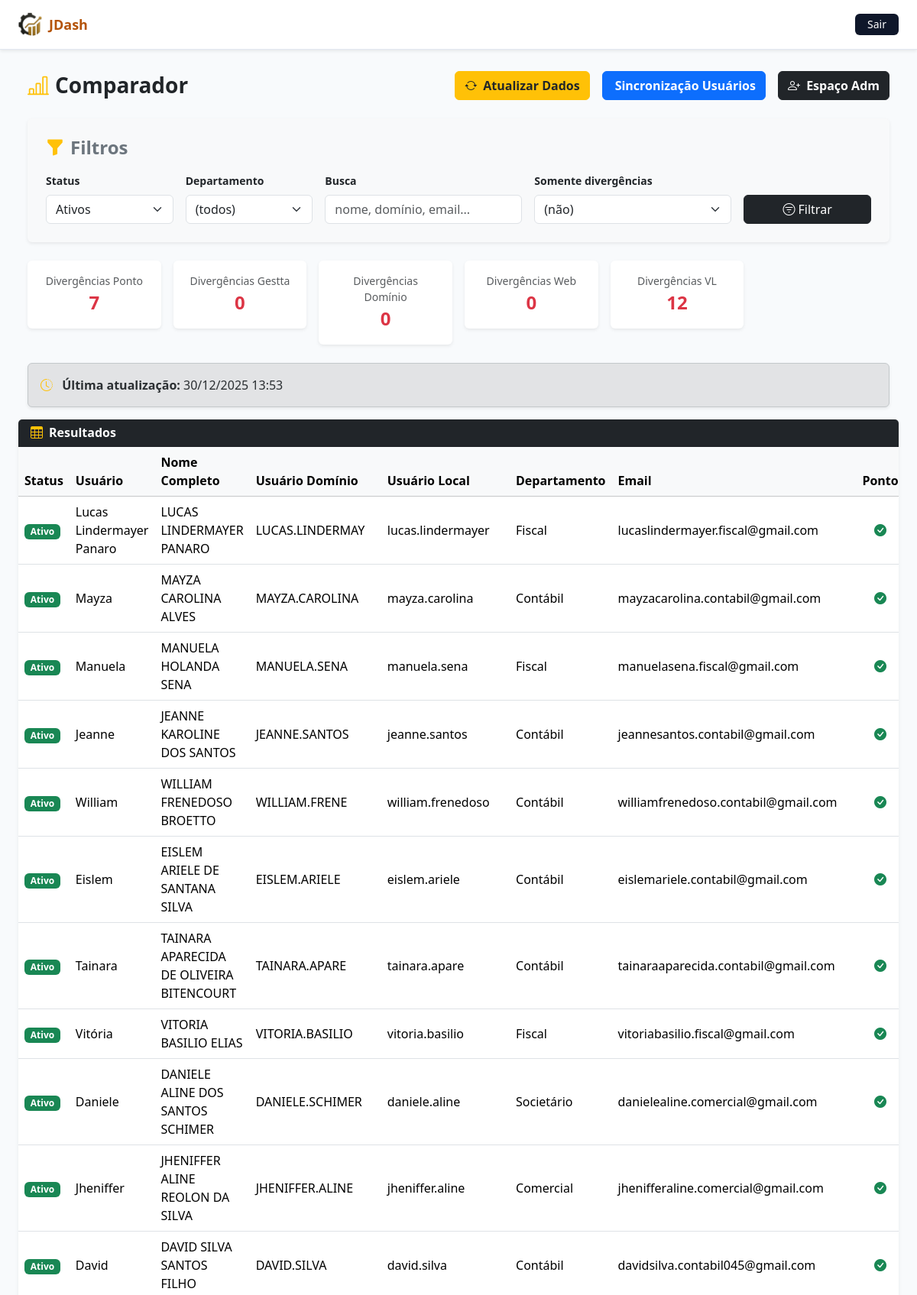
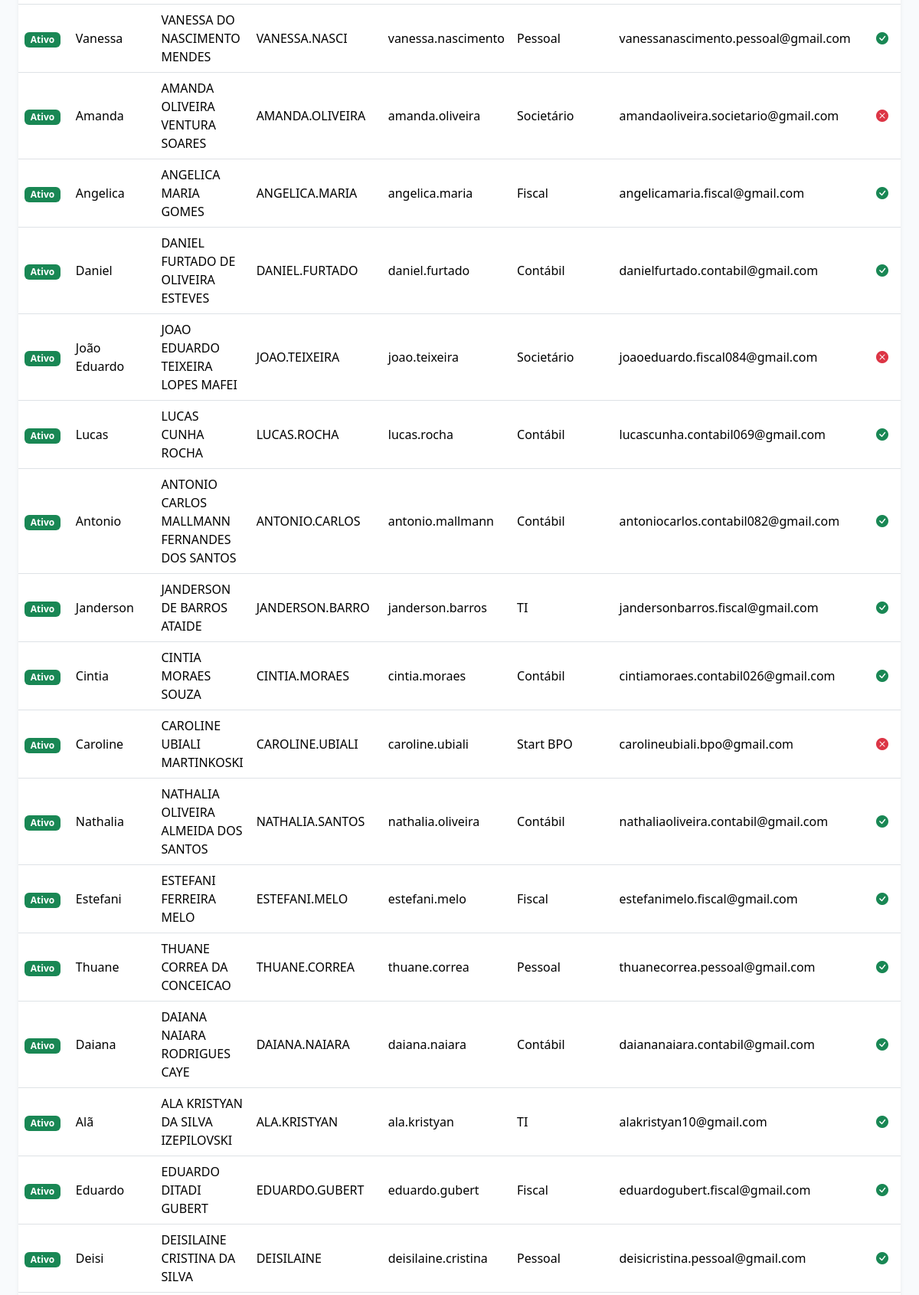
The app's page / (signed in, upper part) with its own data (2 pictures, top to bottom).
### core/models.py (models this page shows, shortened)
class TimeStampedModel(models.Model):
    created_at = models.DateTimeField(auto_now_add=True)
    updated_at = models.DateTimeField(auto_now=True)
    class Meta:
        abstract = True

class SyncRun(TimeStampedModel):
    STATUS_CHOICES = (
        ("running", "running"),
        ("success", "success"),
        ("error", "error"),
    )
    status = models.CharField(max_length=20, choices=STATUS_CHOICES, default="running")
    mensagem = models.TextField(blank=True, default="")

class BitrixUser(TimeStampedModel):
    status = models.CharField(max_length=30, null=True, blank=True)
    nome_user = models.CharField(max_length=255, null=True, blank=True)
    nome_completo = models.CharField(max_length=255, null=True, blank=True)
    user_dominio = models.CharField(max_length=255, null=True, blank=True)
    user_local = models.CharField(max_length=255, null=True, blank=True)
    departamento_principal = models.CharField(max_length=255, null=True, blank=True)
    email = models.CharField(max_length=255, null=True, blank=True)
    fonte_raw = models.JSONField(default=dict, blank=True)
    class Meta:
        indexes = [
            models.Index(fields=["nome_user"]),
            models.Index(fields=["nome_completo"]),
            models.Index(fields=["user_dominio"]),
            models.Index(fields=["user_local"]),
            models.Index(fields=["email"]),
        ]

### core/views.py (the view, shortened to what this page needs)
# urls.py: path("", login_required(views.dashboard), name="dashboard"),
@login_required
def dashboard(request):
    status = request.GET.get("status", "Ativo")  # padrão Ativo
    dept = request.GET.get("departamento") or ""
    q = request.GET.get("q") or ""
    divergencias = request.GET.get("div")  # "ponto|gestta|dominio|web|visao" opcional
    users = BitrixUser.objects.all()
    if status in ("Ativo", "Inativo"):
        users = users.filter(status=status)
    if dept:
        users = users.filter(departamento_principal=dept)
    rows = []
    total = users.count()
    for u in users:
        v = _validacoes(u)
        if divergencias:
            chave = divergencias.lower()
            if chave in v and v[chave][0] is True:
                continue
        rows.append((u, v))
    departamentos = (
        BitrixUser.objects.exclude(departamento_principal__isnull=True)
        .exclude(departamento_principal__exact="")
        .values_list("departamento_principal", flat=True)
        .distinct()
        .order_by("departamento_principal")
    )
    cont = {"ponto":0,"gestta":0,"dominio":0,"web":0,"visao":0}
    for u in BitrixUser.objects.filter(status="Ativo"):
        v = _validacoes(u)
        for k in cont.keys():
            if not v[k][0]:
                cont[k]+=1
    context = {
        "rows": rows,
        "total": total,
        "status_sel": status,
        "dept_sel": dept,
        "q": q,
        "departamentos": departamentos,
        "div_sel": divergencias or "",
        "sync_last": SyncRun.objects.order_by("-created_at").first(),
        "cont_div": cont,
        "fontes": ["ponto", "gestta", "dominio", "web", "visao"],  # para exibição dinâmica
    }
    return render(request, "core/dashboard.html", context)

### core/templatetags/dictutils.py (called while the page is built)
@register.filter
def dictget(d, key):
    return d.get(key)

### core/views.py (called while the page is built)
def _bitrix_email(u: BitrixUser) -> str|None:
    return (u.email or None)

### core/templates/core/dashboard.html (shortened to what this page needs)
{% extends "core/base.html" %}
{% load dictutils %}
{% block content %}
{% load static %}
<link href="https://cdn.jsdelivr.net/npm/bootstrap@5.3.2/dist/css/bootstrap.min.css" rel="stylesheet">
<link href="https://cdn.jsdelivr.net/npm/bootstrap-icons@1.11.3/font/bootstrap-icons.css" rel="stylesheet">
<div class="container-fluid mt-1 animate__animated animate__fadeIn">
  {% if user.is_staff or user.is_superuser %}
  <div class="d-flex justify-content-between align-items-center mb-4">
    <h3 class="fw-bold text-dark mb-0"><i class="bi bi-bar-chart-line text-warning me-2"></i>Comparador</h3>
    <div class="d-flex gap-3">
      <a href="{% url 'core:sync_manual' %}" class="btn btn-warning text-dark fw-semibold">
        <i class="bi bi-arrow-repeat me-1"></i> Atualizar Dados
      </a>
      <a href="{% url 'sincronizacao_user:index' %}" class="btn btn-primary fw-semibold">
         Sincronização Usuários
      <a href="{% url 'admin:index' %}" class="btn btn-dark fw-semibold">
        <i class="bi bi-person-plus me-1"></i> Espaço Adm
      </a>
    </div>
  </div>
  {% else %}
  <h3 class="fw-bold text-dark mb-4"><i class="bi bi-bar-chart-line text-warning me-2"></i>Comparador de Sistemas</h3>
  {% endif %}
  <div class="card shadow-sm border-0 p-4 mb-4 bg-light">
    <h4 class="fw-bold text-secondary mb-3"><i class="bi bi-funnel-fill text-warning me-2"></i>Filtros</h4>
    <form class="row g-3 align-items-end">
      <div class="col-md-2">
        <label class="form-label small fw-semibold">Status</label>
        <select name="status" class="form-select">
          <option value="Ativo" {% if status_sel == 'Ativo' %}selected{% endif %}>Ativos</option>
        </select>
      </div>
      <div class="col-md-2">
        <label class="form-label small fw-semibold">Departamento</label>
        <select name="departamento" class="form-select">
          <option value="">(todos)</option>
        </select>
      </div>
      <div class="col-md-3">
        <label class="form-label small fw-semibold">Busca</label>
        <input name="q" value="{{ q }}" class="form-control" placeholder="nome, domínio, email...">
      </div>
      <div class="col-md-3">
        <label class="form-label small fw-semibold">Somente divergências</label>
        <select name="div" class="form-select">
          <option value="">(não)</option>
        </select>
      </div>
      <div class="col-md-2 d-grid">
        <button class="btn btn-dark"><i class="bi bi-filter-circle me-1"></i>Filtrar</button>
      </div>
    </form>
  </div>
  <div class="row g-3 mb-4">
    <div class="col-12 col-sm-6 col-md-4 col-lg-2">
      <div class="card card-hover border-0 shadow-sm p-3 text-center">
        <div class="text-muted small">Divergências Ponto</div>
        <div class="fs-4 fw-bold text-danger">{{ cont_div.ponto }}</div>
      </div>
    </div>
    <div class="col-12 col-sm-6 col-md-4 col-lg-2">
      <div class="card card-hover border-0 shadow-sm p-3 text-center">
        <div class="text-muted small">Divergências Gestta</div>
        <div class="fs-4 fw-bold text-danger">{{ cont_div.gestta }}</div>
      </div>
    </div>
    <div class="col-12 col-sm-6 col-md-4 col-lg-2">
      <div class="card card-hover border-0 shadow-sm p-3 text-center">
        <div class="text-muted small">Divergências Domínio</div>
        <div class="fs-4 fw-bold text-danger">{{ cont_div.dominio }}</div>
      </div>
    </div>
    <div class="col-12 col-sm-6 col-md-4 col-lg-2">
      <div class="card card-hover border-0 shadow-sm p-3 text-center">
        <div class="text-muted small">Divergências Web</div>
        <div class="fs-4 fw-bold text-danger">{{ cont_div.web }}</div>
      </div>
    </div>
    <div class="col-12 col-sm-6 col-md-4 col-lg-2">
      <div class="card card-hover border-0 shadow-sm p-3 text-center">
        <div class="text-muted small">Divergências VL</div>
        <div class="fs-4 fw-bold text-danger">{{ cont_div.visao }}</div>
      </div>
    </div>
  </div>
    {% if sync_last %}
    <div class="col-12">
      <div class="alert alert-secondary mt-2 shadow-sm">
        <i class="bi bi-clock-history me-2 text-warning"></i>
        <strong>Última atualização:</strong>
        {{ sync_last.created_at|date:"d/m/Y H:i" }}
      </div>
    </div>
    {% endif %}
  </div>
  <div class="card border-0 shadow-sm">
    <div class="card-header bg-dark text-white d-flex justify-content-between align-items-center">
      <h6 class="mb-0 fw-semibold"><i class="bi bi-table me-2 text-warning"></i>Resultados</h6>
    </div>
    <div class="table-responsive">
      <table class="table table-hover align-middle mb-0">
        <thead class="table-light">
          <tr>
            <th>Status</th>
            <th>Usuário</th>
            <th>Nome Completo</th>
            <th>Usuário Domínio</th>
            <th>Usuário Local</th>
            <th>Departamento</th>
            <th>Email</th>
            <th class="text-center">Ponto</th>
          </tr>
        </thead>
        <tbody>
          {% for u, v in rows %}
          <tr>
            <td>
              {% if u.status == 'Ativo' %}
                <span class="badge bg-success">Ativo</span>
              {% elif u.status == 'Inativo' %}
                <span class="badge bg-danger">Inativo</span>
              {% else %}
                <span class="badge bg-secondary">—</span>
              {% endif %}
            </td>
            <td>{{ u.nome_user }}</td>
            <td>{{ u.nome_completo }}</td>
            <td>{{ u.user_dominio }}</td>
            <td>{{ u.user_local }}</td>
            <td>{{ u.departamento_principal }}</td>
            <td>{{ u.email }}</td>
            {% for fonte in fontes %}
              {% with ok=v|dictget:fonte %}
                {% if ok.0 %}
                  <td class="text-center"><i class="bi bi-check-circle-fill text-success pulse-green"></i></td>
                {% else %}
                  <td class="text-center"><i class="bi bi-x-circle-fill text-danger pulse-red" title="{{ ok.1 }}"></i></td>
                {% endif %}
              {% endwith %}
            {% endfor %}
          </tr>
          {% empty %}
          <tr><td colspan="10" class="text-center text-muted py-3">Nenhum registro encontrado</td></tr>
          {% endfor %}
        </tbody>
      </table>
    </div>
  </div>
{% endblock %}

### core/templates/core/base.html (shortened to what this page needs)
{% load static %}
<!doctype html>
<html lang="pt-br">
<head>
  <script src="https://cdn.tailwindcss.com"></script>
</head>
<body class="bg-slate-50 text-slate-900">
  {% if request.path != '/login/' %}
  <nav class="bg-white border-b border-slate-200 shadow-sm">
    <div class="max-w-7xl mx-auto px-4 py-3 flex items-center justify-between">
      <div class="flex items-center gap-2">
        <img src="{% static 'images/Icone.png' %}" alt="Logo" class="w-8 h-8">
        <span class="font-semibold text-amber-700 text-lg">JDash</span>
      </div>
      <div class="flex items-center gap-4">
        {% if user.is_authenticated %}
          <form method="post" action="{% url 'logout' %}">
            <button class="text-sm bg-slate-900 text-white px-3 py-1 rounded hover:bg-slate-800 transition">
              Sair
            </button>
          </form>
        {% endif %}
      </div>
    </div>
  </nav>
  {% endif %}
  <main class="max-w-auto xl mx-auto p-4">
    {% block content %}{% endblock %}
  </main>
</body>
</html>

### core/templates/core/dashboard.html (style rules this page uses)
.pulse-green { animation: pulse-green 2s infinite; }
.pulse-red { animation: pulse-red 2s infinite; }

### records on screen
SyncRun: created_at "30/12/2025 13:53"
BitrixUser: status "Ativo", nome_user "Lucas Lindermayer Panaro", nome_completo "LUCAS LINDERMAYER PANARO", user_dominio "LUCAS.LINDERMAY", user_local "lucas.lindermayer", departamento_principal "Fiscal", email "lucaslindermayer.fiscal@gmail.com"
BitrixUser: status "Ativo", nome_user "Mayza", nome_completo "MAYZA CAROLINA ALVES", user_dominio "MAYZA.CAROLINA", user_local "mayza.carolina", departamento_principal "Contábil", email "mayzacarolina.contabil@gmail.com"
BitrixUser: status "Ativo", nome_user "Manuela", nome_completo "MANUELA HOLANDA SENA", user_dominio "MANUELA.SENA", user_local "manuela.sena", departamento_principal "Fiscal", email "manuelasena.fiscal@gmail.com"
BitrixUser: status "Ativo", nome_user "Jeanne", nome_completo "JEANNE KAROLINE DOS SANTOS", user_dominio "JEANNE.SANTOS", user_local "jeanne.santos", departamento_principal "Contábil", email "jeannesantos.contabil@gmail.com"
BitrixUser: status "Ativo", nome_user "William", nome_completo "WILLIAM FRENEDOSO BROETTO", user_dominio "WILLIAM.FRENE", user_local "william.frenedoso", departamento_principal "Contábil", email "williamfrenedoso.contabil@gmail.com"
BitrixUser: status "Ativo", nome_user "Eislem", nome_completo "EISLEM ARIELE DE SANTANA SILVA", user_dominio "EISLEM.ARIELE", user_local "eislem.ariele", departamento_principal "Contábil", email "eislemariele.contabil@gmail.com"
BitrixUser: status "Ativo", nome_user "Tainara", nome_completo "TAINARA APARECIDA DE OLIVEIRA BITENCOURT", user_dominio "TAINARA.APARE", user_local "tainara.apare", departamento_principal "Contábil", email "tainaraaparecida.contabil@gmail.com"
BitrixUser: status "Ativo", nome_user "Vitória", nome_completo "VITORIA BASILIO ELIAS", user_dominio "VITORIA.BASILIO", user_local "vitoria.basilio", departamento_principal "Fiscal", email "vitoriabasilio.fiscal@gmail.com"
BitrixUser: status "Ativo", nome_user "Daniele", nome_completo "DANIELE ALINE DOS SANTOS SCHIMER", user_dominio "DANIELE.SCHIMER", user_local "daniele.aline", departamento_principal "Societário", email "danielealine.comercial@gmail.com"
BitrixUser: status "Ativo", nome_user "Jheniffer", nome_completo "JHENIFFER ALINE REOLON DA SILVA", user_dominio "JHENIFFER.ALINE", user_local "jheniffer.aline", departamento_principal "Comercial", email "jhenifferaline.comercial@gmail.com"
BitrixUser: status "Ativo", nome_user "David", nome_completo "DAVID SILVA SANTOS FILHO", user_dominio "DAVID.SILVA", user_local "david.silva", departamento_principal "Contábil", email "davidsilva.contabil045@gmail.com"
BitrixUser: status "Ativo", nome_user "Vanessa", nome_completo "VANESSA DO NASCIMENTO MENDES", user_dominio "VANESSA.NASCI", user_local "vanessa.nascimento", departamento_principal "Pessoal", email "vanessanascimento.pessoal@gmail.com"
BitrixUser: status "Ativo", nome_user "Amanda", nome_completo "AMANDA OLIVEIRA VENTURA SOARES", user_dominio "AMANDA.OLIVEIRA", user_local "amanda.oliveira", departamento_principal "Societário", email "amandaoliveira.societario@gmail.com"
BitrixUser: status "Ativo", nome_user "Angelica", nome_completo "ANGELICA MARIA GOMES", user_dominio "ANGELICA.MARIA", user_local "angelica.maria", departamento_principal "Fiscal", email "angelicamaria.fiscal@gmail.com"
BitrixUser: status "Ativo", nome_user "Daniel", nome_completo "DANIEL FURTADO DE OLIVEIRA ESTEVES", user_dominio "DANIEL.FURTADO", user_local "daniel.furtado", departamento_principal "Contábil", email "danielfurtado.contabil@gmail.com"
BitrixUser: status "Ativo", nome_user "João Eduardo", nome_completo "JOAO EDUARDO TEIXEIRA LOPES MAFEI", user_dominio "JOAO.TEIXEIRA", user_local "joao.teixeira", departamento_principal "Societário", email "joaoeduardo.fiscal084@gmail.com"
BitrixUser: status "Ativo", nome_user "Lucas", nome_completo "LUCAS CUNHA ROCHA", user_dominio "LUCAS.ROCHA", user_local "lucas.rocha", departamento_principal "Contábil", email "lucascunha.contabil069@gmail.com"
BitrixUser: status "Ativo", nome_user "Antonio", nome_completo "ANTONIO CARLOS MALLMANN FERNANDES DOS SANTOS", user_dominio "ANTONIO.CARLOS", user_local "antonio.mallmann", departamento_principal "Contábil", email "antoniocarlos.contabil082@gmail.com"
BitrixUser: status "Ativo", nome_user "Janderson", nome_completo "JANDERSON DE BARROS ATAIDE", user_dominio "JANDERSON.BARRO", user_local "janderson.barros", departamento_principal "TI", email "jandersonbarros.fiscal@gmail.com"
BitrixUser: status "Ativo", nome_user "Cintia", nome_completo "CINTIA MORAES SOUZA", user_dominio "CINTIA.MORAES", user_local "cintia.moraes", departamento_principal "Contábil", email "cintiamoraes.contabil026@gmail.com"
BitrixUser: status "Ativo", nome_user "Caroline", nome_completo "CAROLINE UBIALI MARTINKOSKI", user_dominio "CAROLINE.UBIALI", user_local "caroline.ubiali", departamento_principal "Start BPO", email "carolineubiali.bpo@gmail.com"
BitrixUser: status "Ativo", nome_user "Nathalia", nome_completo "NATHALIA OLIVEIRA ALMEIDA DOS SANTOS", user_dominio "NATHALIA.SANTOS", user_local "nathalia.oliveira", departamento_principal "Contábil", email "nathaliaoliveira.contabil@gmail.com"
BitrixUser: status "Ativo", nome_user "Estefani", nome_completo "ESTEFANI FERREIRA MELO", user_dominio "ESTEFANI.MELO", user_local "estefani.melo", departamento_principal "Fiscal", email "estefanimelo.fiscal@gmail.com"
BitrixUser: status "Ativo", nome_user "Thuane", nome_completo "THUANE CORREA DA CONCEICAO", user_dominio "THUANE.CORREA", user_local "thuane.correa", departamento_principal "Pessoal", email "thuanecorrea.pessoal@gmail.com"
BitrixUser: status "Ativo", nome_user "Daiana", nome_completo "DAIANA NAIARA RODRIGUES CAYE", user_dominio "DAIANA.NAIARA", user_local "daiana.naiara", departamento_principal "Contábil", email "daiananaiara.contabil@gmail.com"
BitrixUser: status "Ativo", nome_user "Alã", nome_completo "ALA KRISTYAN DA SILVA IZEPILOVSKI", user_dominio "ALA.KRISTYAN", user_local "ala.kristyan", departamento_principal "TI", email "alakristyan10@gmail.com"
BitrixUser: status "Ativo", nome_user "Eduardo", nome_completo "EDUARDO DITADI GUBERT", user_dominio "EDUARDO.GUBERT", user_local "eduardo.gubert", departamento_principal "Fiscal", email "eduardogubert.fiscal@gmail.com"
BitrixUser: status "Ativo", nome_user "Deisi", nome_completo "DEISILAINE CRISTINA DA SILVA", user_dominio "DEISILAINE", user_local "deisilaine.cristina", departamento_principal "Pessoal", email "deisicristina.pessoal@gmail.com"

### other values on screen
{{ cont_div.ponto }} "7"
{{ cont_div.gestta }} "0"
{{ cont_div.dominio }} "0"
{{ cont_div.web }} "0"
{{ cont_div.visao }} "12"
